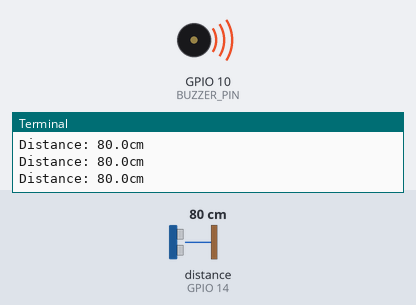
This program was run on a simulated Raspberry Pi (BCM pin numbers). On the bench: buzzer (waves = sounding), the last lines printed to the terminal. The test bench sets the inputs (shaded band); at power-on: distance to the obstacle (sensor on GPIO 14) 80 cm. The echo pulse lasts 58.3 µs per cm; the clock reads 2024-03-15 10:24:30 at power-on unless the program sets it.

Above: at 3.2 s.
3.3 s: distance to the obstacle (sensor on GPIO 14) set to 2 cm
At 4.3 s:
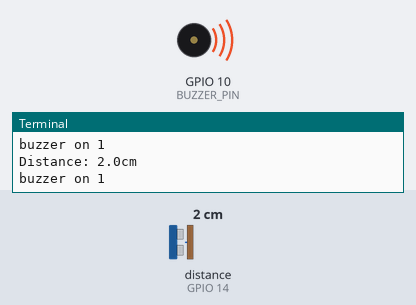
Timing chart, 0 to 11.4 s (numbered marks = the images above; inputs shaded):
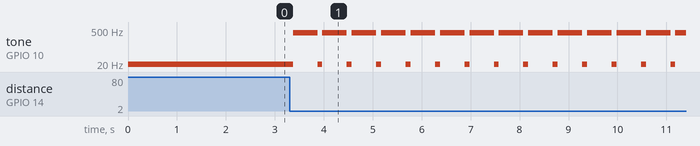

Measured:
- after the input at 3.3 s, tone on GPIO 10 (BUZZER_PIN): alternates 392 Hz for 0.50 s and 1 Hz for 0.10 s, starting after 0.07 s

The program:

ultra_sonic_task.py
```python
import RPi.GPIO as GPIO
import time

TRIG_PIN = 4
ECHO_PIN = 14
BUZZER_PIN = 10

GPIO.setmode(GPIO.BCM)
GPIO.setup(TRIG_PIN, GPIO.OUT)
GPIO.setup(ECHO_PIN, GPIO.IN)
GPIO.setup(BUZZER_PIN, GPIO.OUT)

pwm = GPIO.PWM(BUZZER_PIN, 1)  # 처음에는 소리나지 않음
pwm.start(50)
time.sleep(2)

try:
    while True:
        GPIO.output(TRIG_PIN, True)
        time.sleep(0.00001)  # 10us (microsec)
        GPIO.output(TRIG_PIN, False)

        while GPIO.input(ECHO_PIN) == 0:    # 펄스 발생 중
            pass
        start = time.time()     # ECHO PIN HIGH (시작)

        while GPIO.input(ECHO_PIN) == 1:    # 펄스 발생 종료
            pass
        stop = time.time()      # ECHO PIN LOW (종료)

        duration_time = stop - start
        distance = duration_time * 17160  # 34321/2

        print('Distance: %.1fcm' % distance)

        if distance <= 10:
            print('buzzer on 1')
            pwm.ChangeFrequency(392)    # 솔음
            time.sleep(0.5)
        elif distance <= 30:
            print('buzzer on 2')
            pwm.ChangeFrequency(392)    # 솔음
            time.sleep(1)

        pwm.ChangeFrequency(1)  # 부저음이 나지않게 함
        time.sleep(0.1)
finally:
    GPIO.cleanup()
    pwm.stop()
    print('cleanup and exit')
```
